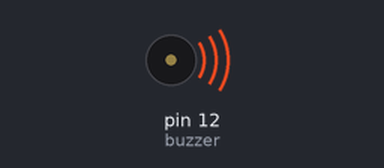
A sketch run on a simulated Arduino Uno, built with avr-gcc and run on an emulated ATmega328P. Parts: buzzer (waves = sounding). Random numbers use the default seed unless the sketch sets one; what the sketch prints to the serial monitor is not drawn.

Above: at 0.22 s.
Timing chart, 0 to 40.0 s (numbered marks = the images above):
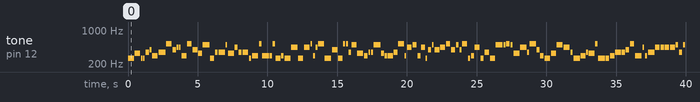

The sketch:

mi_zumbador.ino
```cpp
int buzzer = 12; // El pin del buzzer activo

// Definir las frecuencias de las notas musicales
int notes[] = {262, 294, 330, 349, 392, 440, 494, 523};

void setup() {
  pinMode(buzzer, OUTPUT); // Inicializar el pin del buzzer como salida
  Serial.begin(9600); // Inicializar la comunicación serial a 9600 baudios
  randomSeed(analogRead(0)); // Inicializar la semilla para generar números aleatorios
}

void loop() {
  while (1) {
    // Generar una secuencia aleatoria de notas musicales
    for (int i = 0; i < 8; i++) {
      int noteIndex = random(0, 8); // Escoger una nota aleatoria del array de notas
      int duration = random(100, 500); // Duración aleatoria entre 100 y 500 ms

      // Imprimir la nota y la duración en la consola
      Serial.print("Nota: ");
      Serial.print(noteIndex);
      Serial.print(", Frecuencia: ");
      Serial.print(notes[noteIndex]);
      Serial.print(" Hz, Duración: ");
      Serial.print(duration);
      Serial.println(" ms");

      // Reproducir la nota en el buzzer
      tone(buzzer, notes[noteIndex], duration);
      delay(duration + 50); // Agregar un pequeño tiempo de espera entre notas
    }
  }
}
```

Measured:
- by itself, tone on pin 12 (buzzer): plays 262 Hz for 0.44 s, 330 Hz for 0.40 s, 262 Hz for 0.10 s, 262 Hz for 0.13 s, 349 Hz for 0.24 s, 392 Hz for 0.13 s … (117 notes in this stretch)
